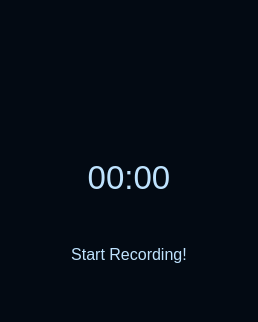
<?xml version="1.0" encoding="UTF-8"?>
<ui version="4.0">
 <class>RecorderWindow</class>
 <widget class="QWidget" name="RecorderWindow">
  <property name="geometry">
   <rect>
    <x>0</x>
    <y>0</y>
    <width>258</width>
    <height>322</height>
   </rect>
  </property>
  <property name="windowTitle">
   <string>Recorder</string>
  </property>
  <property name="styleSheet">
   <string notr="true">color: #bfe3fe; /* blue-charcoal 200 - light text on dark */
background-color: #030A13; /* blue-charcoal 950 */</string>
  </property>
  <layout class="QVBoxLayout" name="verticalLayout_2">
   <item>
    <widget class="QWidget" name="top_frame" native="true">
     <property name="maximumSize">
      <size>
       <width>16777215</width>
       <height>30</height>
      </size>
     </property>
     <property name="styleSheet">
      <string notr="true">
QToolButton:hover {
    background-color:transparent; /* blue-charcoal 700 */
 border: 1px solid #0c84bd; /* blue-charcoal 600 */
}</string>
     </property>
     <layout class="QHBoxLayout" name="horizontalLayout">
      <property name="spacing">
       <number>0</number>
      </property>
      <property name="leftMargin">
       <number>0</number>
      </property>
      <property name="topMargin">
       <number>0</number>
      </property>
      <property name="rightMargin">
       <number>0</number>
      </property>
      <property name="bottomMargin">
       <number>0</number>
      </property>
      <item>
       <spacer name="horizontalSpacer">
        <property name="orientation">
         <enum>Qt::Orientation::Horizontal</enum>
        </property>
        <property name="sizeHint" stdset="0">
         <size>
          <width>141</width>
          <height>20</height>
         </size>
        </property>
       </spacer>
      </item>
      <item>
       <widget class="QFrame" name="rightButtons">
        <property name="minimumSize">
         <size>
          <width>0</width>
          <height>28</height>
         </size>
        </property>
        <property name="styleSheet">
         <string notr="true">QPushButton {
    background-position: left center;
    background-repeat: no-repeat;
    border: none;
    background-color: transparent;
}
QPushButton:hover {
    background-color:transparent; /* blue-charcoal 700 */
 border: 1px solid #0c84bd; /* blue-charcoal 600 */
}

QPushButton:pressed {
    background-color:  transparent;
     border: 20px solid #0c84bd; /* blue-charcoal 600 */
}</string>
        </property>
        <property name="frameShape">
         <enum>QFrame::Shape::NoFrame</enum>
        </property>
        <property name="frameShadow">
         <enum>QFrame::Shadow::Raised</enum>
        </property>
        <layout class="QHBoxLayout" name="horizontalLayout_2">
         <property name="spacing">
          <number>0</number>
         </property>
         <property name="leftMargin">
          <number>0</number>
         </property>
         <property name="topMargin">
          <number>0</number>
         </property>
         <property name="rightMargin">
          <number>0</number>
         </property>
         <property name="bottomMargin">
          <number>0</number>
         </property>
         <item>
          <widget class="QPushButton" name="minimizeAppBtn">
           <property name="minimumSize">
            <size>
             <width>28</width>
             <height>28</height>
            </size>
           </property>
           <property name="maximumSize">
            <size>
             <width>28</width>
             <height>28</height>
            </size>
           </property>
           <property name="cursor">
            <cursorShape>PointingHandCursor</cursorShape>
           </property>
           <property name="toolTip">
            <string>Minimize</string>
           </property>
           <property name="text">
            <string/>
           </property>
           <property name="icon">
            <iconset resource="../icons/icon.qrc">
             <normaloff>:/Icons/icon_minimize.png</normaloff>:/Icons/icon_minimize.png</iconset>
           </property>
           <property name="iconSize">
            <size>
             <width>20</width>
             <height>20</height>
            </size>
           </property>
          </widget>
         </item>
         <item>
          <widget class="QPushButton" name="maximizeRestoreAppBtn">
           <property name="minimumSize">
            <size>
             <width>28</width>
             <height>28</height>
            </size>
           </property>
           <property name="maximumSize">
            <size>
             <width>28</width>
             <height>28</height>
            </size>
           </property>
           <property name="font">
            <font>
             <family>Segoe UI</family>
             <pointsize>10</pointsize>
             <italic>false</italic>
             <bold>false</bold>
             <stylestrategy>PreferDefault</stylestrategy>
            </font>
           </property>
           <property name="cursor">
            <cursorShape>PointingHandCursor</cursorShape>
           </property>
           <property name="toolTip">
            <string>Restore</string>
           </property>
           <property name="text">
            <string/>
           </property>
           <property name="icon">
            <iconset resource="../icons/icon.qrc">
             <normaloff>:/Icons/icon_maximize.png</normaloff>:/Icons/icon_maximize.png</iconset>
           </property>
           <property name="iconSize">
            <size>
             <width>20</width>
             <height>20</height>
            </size>
           </property>
          </widget>
         </item>
         <item>
          <widget class="QPushButton" name="closeAppBtn">
           <property name="minimumSize">
            <size>
             <width>28</width>
             <height>28</height>
            </size>
           </property>
           <property name="maximumSize">
            <size>
             <width>28</width>
             <height>28</height>
            </size>
           </property>
           <property name="cursor">
            <cursorShape>PointingHandCursor</cursorShape>
           </property>
           <property name="toolTip">
            <string>Close</string>
           </property>
           <property name="text">
            <string/>
           </property>
           <property name="icon">
            <iconset resource="../icons/icon.qrc">
             <normaloff>:/Icons/icon_close.png</normaloff>:/Icons/icon_close.png</iconset>
           </property>
           <property name="iconSize">
            <size>
             <width>20</width>
             <height>20</height>
            </size>
           </property>
          </widget>
         </item>
        </layout>
       </widget>
      </item>
     </layout>
    </widget>
   </item>
   <item>
    <widget class="QFrame" name="recorder">
     <property name="autoFillBackground">
      <bool>false</bool>
     </property>
     <property name="styleSheet">
      <string notr="true">/*border: none;*/


</string>
     </property>
     <layout class="QVBoxLayout">
      <property name="spacing">
       <number>0</number>
      </property>
      <property name="leftMargin">
       <number>0</number>
      </property>
      <property name="topMargin">
       <number>0</number>
      </property>
      <property name="rightMargin">
       <number>0</number>
      </property>
      <property name="bottomMargin">
       <number>0</number>
      </property>
      <item>
       <widget class="QWidget" name="widget" native="true">
        <property name="sizePolicy">
         <sizepolicy hsizetype="Minimum" vsizetype="Minimum">
          <horstretch>0</horstretch>
          <verstretch>0</verstretch>
         </sizepolicy>
        </property>
        <property name="styleSheet">
         <string notr="true"/>
        </property>
        <layout class="QVBoxLayout" name="verticalLayout">
         <item>
          <layout class="QGridLayout" name="btn_grid">
           <property name="spacing">
            <number>0</number>
           </property>
           <item row="1" column="1">
            <widget class="QPushButton" name="btn_play">
             <property name="toolTip">
              <string>Play </string>
             </property>
             <property name="styleSheet">
              <string notr="true">QPushButton {
    background-position: left center;
    background-repeat: no-repeat;
    border: none;
    background-color: transparent;
}
QPushButton:hover {
    background-color:transparent; /* blue-charcoal 700 */
 border: 1px solid #0c84bd; /* blue-charcoal 600 */
}

QPushButton:pressed {
    background-color:  transparent;
     border: 2px solid #0c84bd; /* blue-charcoal 600 */
}</string>
             </property>
             <property name="text">
              <string/>
             </property>
             <property name="icon">
              <iconset resource="../icons/icon.qrc">
               <normaloff>:/Icons/cil-media-play.png</normaloff>:/Icons/cil-media-play.png</iconset>
             </property>
             <property name="iconSize">
              <size>
               <width>50</width>
               <height>50</height>
              </size>
             </property>
            </widget>
           </item>
           <item row="1" column="2">
            <widget class="QPushButton" name="btn_save">
             <property name="toolTip">
              <string>Save test case</string>
             </property>
             <property name="styleSheet">
              <string notr="true">QPushButton {
    background-position: left center;
    background-repeat: no-repeat;
    border: none;
    background-color: transparent;
}
QPushButton:hover {
    background-color:transparent; /* blue-charcoal 700 */
 border: 1px solid #0c84bd; /* blue-charcoal 600 */
}

QPushButton:pressed {
    background-color:  transparent;
     border: 2px solid #0c84bd; /* blue-charcoal 600 */
}</string>
             </property>
             <property name="text">
              <string/>
             </property>
             <property name="icon">
              <iconset resource="../icons/icon.qrc">
               <normaloff>:/Icons/cil-save.png</normaloff>:/Icons/cil-save.png</iconset>
             </property>
             <property name="iconSize">
              <size>
               <width>50</width>
               <height>50</height>
              </size>
             </property>
            </widget>
           </item>
           <item row="1" column="0">
            <widget class="QPushButton" name="btn_reset">
             <property name="toolTip">
              <string>Reset and start over</string>
             </property>
             <property name="styleSheet">
              <string notr="true">QPushButton {
    background-position: left center;
    background-repeat: no-repeat;
    border: none;
    background-color: transparent;
}
QPushButton:hover {
    background-color:transparent; /* blue-charcoal 700 */
 border: 1px solid #0c84bd; /* blue-charcoal 600 */
}

QPushButton:pressed {
    background-color:  transparent;
     border: 2px solid #0c84bd; /* blue-charcoal 600 */
}</string>
             </property>
             <property name="text">
              <string/>
             </property>
             <property name="icon">
              <iconset resource="../icons/icon.qrc">
               <normaloff>:/Icons/cil-reload.png</normaloff>:/Icons/cil-reload.png</iconset>
             </property>
             <property name="iconSize">
              <size>
               <width>50</width>
               <height>50</height>
              </size>
             </property>
            </widget>
           </item>
           <item row="0" column="1">
            <widget class="QPushButton" name="btn_start">
             <property name="toolTip">
              <string>Start Recording</string>
             </property>
             <property name="styleSheet">
              <string notr="true">QPushButton {
    background-position: left center;
    background-repeat: no-repeat;
    border: none;
    background-color: transparent;
}
QPushButton:hover {
    background-color:transparent; /* blue-charcoal 700 */
 border: none;
}

QPushButton:pressed {
    background-color:  transparent;
     border: 2px solid #0c84bd; /* blue-charcoal 600 */
}</string>
             </property>
             <property name="text">
              <string/>
             </property>
             <property name="icon">
              <iconset resource="../icons/icon.qrc">
               <normaloff>:/Icons/record_start.png</normaloff>:/Icons/record_start.png</iconset>
             </property>
             <property name="iconSize">
              <size>
               <width>100</width>
               <height>100</height>
              </size>
             </property>
            </widget>
           </item>
          </layout>
         </item>
         <item>
          <widget class="QLabel" name="lbl_timer">
           <property name="sizePolicy">
            <sizepolicy hsizetype="Minimum" vsizetype="Minimum">
             <horstretch>0</horstretch>
             <verstretch>0</verstretch>
            </sizepolicy>
           </property>
           <property name="minimumSize">
            <size>
             <width>50</width>
             <height>30</height>
            </size>
           </property>
           <property name="maximumSize">
            <size>
             <width>16777215</width>
             <height>50</height>
            </size>
           </property>
           <property name="font">
            <font>
             <family>Segoe UI</family>
             <pointsize>25</pointsize>
             <italic>false</italic>
             <bold>false</bold>
            </font>
           </property>
           <property name="text">
            <string>00:00</string>
           </property>
           <property name="textFormat">
            <enum>Qt::TextFormat::AutoText</enum>
           </property>
           <property name="scaledContents">
            <bool>false</bool>
           </property>
           <property name="alignment">
            <set>Qt::AlignmentFlag::AlignCenter</set>
           </property>
          </widget>
         </item>
         <item>
          <widget class="QLabel" name="lbl_message">
           <property name="maximumSize">
            <size>
             <width>16777215</width>
             <height>30</height>
            </size>
           </property>
           <property name="font">
            <font>
             <pointsize>12</pointsize>
            </font>
           </property>
           <property name="text">
            <string>Start Recording!</string>
           </property>
           <property name="alignment">
            <set>Qt::AlignmentFlag::AlignCenter</set>
           </property>
          </widget>
         </item>
        </layout>
       </widget>
      </item>
     </layout>
    </widget>
   </item>
  </layout>
 </widget>
 <tabstops>
  <tabstop>minimizeAppBtn</tabstop>
  <tabstop>closeAppBtn</tabstop>
 </tabstops>
 <resources>
  <include location="../icons/icon.qrc"/>
 </resources>
 <connections/>
</ui>
